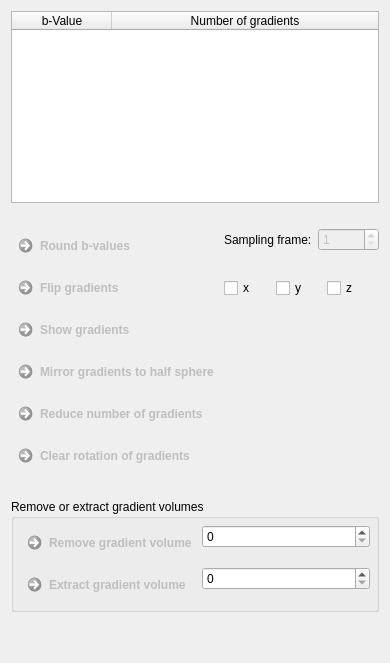
     <widget class="QWidget" name="tab_4">
      <attribute name="title">
       <string>Gradients</string>
      </attribute>
      <layout class="QGridLayout" name="gridLayout_6">
       <property name="verticalSpacing">
        <number>25</number>
       </property>
       <item row="6" column="0">
        <spacer name="verticalSpacer_5">
         <property name="orientation">
          <enum>Qt::Vertical</enum>
         </property>
         <property name="sizeHint" stdset="0">
          <size>
           <width>20</width>
           <height>40</height>
          </size>
         </property>
        </spacer>
       </item>
       <item row="0" column="0">
        <widget class="QTableWidget" name="m_B_ValueMap_TableWidget">
         <property name="sizePolicy">
          <sizepolicy hsizetype="Minimum" vsizetype="Minimum">
           <horstretch>0</horstretch>
           <verstretch>0</verstretch>
          </sizepolicy>
         </property>
         <property name="verticalScrollBarPolicy">
          <enum>Qt::ScrollBarAsNeeded</enum>
         </property>
         <property name="horizontalScrollBarPolicy">
          <enum>Qt::ScrollBarAlwaysOff</enum>
         </property>
         <attribute name="horizontalHeaderCascadingSectionResizes">
          <bool>true</bool>
         </attribute>
         <attribute name="horizontalHeaderDefaultSectionSize">
          <number>100</number>
         </attribute>
         <attribute name="horizontalHeaderStretchLastSection">
          <bool>true</bool>
         </attribute>
         <attribute name="verticalHeaderVisible">
          <bool>false</bool>
         </attribute>
         <attribute name="verticalHeaderCascadingSectionResizes">
          <bool>true</bool>
         </attribute>
         <column>
          <property name="text">
           <string>b-Value</string>
          </property>
         </column>
         <column>
          <property name="text">
           <string>Number of gradients</string>
          </property>
         </column>
        </widget>
       </item>
       <item row="3" column="0" rowspan="2">
        <widget class="QFrame" name="frame_2">
         <property name="frameShape">
          <enum>QFrame::NoFrame</enum>
         </property>
         <property name="frameShadow">
          <enum>QFrame::Raised</enum>
         </property>
         <layout class="QGridLayout" name="gridLayout_10">
          <property name="leftMargin">
           <number>0</number>
          </property>
          <property name="topMargin">
           <number>0</number>
          </property>
          <property name="rightMargin">
           <number>0</number>
          </property>
          <property name="bottomMargin">
           <number>0</number>
          </property>
          <property name="horizontalSpacing">
           <number>6</number>
          </property>
          <item row="3" column="1">
           <layout class="QFormLayout" name="formLayout">
            <item row="0" column="0">
             <widget class="QLabel" name="label_2">
              <property name="toolTip">
               <string>&lt;html&gt;&lt;head/&gt;&lt;body&gt;&lt;p&gt;Define the sampling frame the b-Values are rounded with.&lt;/p&gt;&lt;/body&gt;&lt;/html&gt;</string>
              </property>
              <property name="text">
               <string>Sampling frame:</string>
              </property>
             </widget>
            </item>
            <item row="0" column="1">
             <widget class="QSpinBox" name="m_B_ValueMap_Rounder_SpinBox">
              <property name="enabled">
               <bool>false</bool>
              </property>
              <property name="toolTip">
               <string>&lt;html&gt;&lt;head/&gt;&lt;body&gt;&lt;p&gt;Round b-values to nearest multiple of this value (click &amp;quot;Round b-value&amp;quot; to create new image with these values).&lt;/p&gt;&lt;/body&gt;&lt;/html&gt;</string>
              </property>
              <property name="correctionMode">
               <enum>QAbstractSpinBox::CorrectToNearestValue</enum>
              </property>
              <property name="minimum">
               <number>1</number>
              </property>
              <property name="maximum">
               <number>10000</number>
              </property>
              <property name="singleStep">
               <number>10</number>
              </property>
             </widget>
            </item>
           </layout>
          </item>
          <item row="6" column="0">
           <widget class="QCommandLinkButton" name="m_MirrorGradientToHalfSphereButton">
            <property name="enabled">
             <bool>false</bool>
            </property>
            <property name="toolTip">
             <string>Sometimes the gradient directions are not located on one half sphere.</string>
            </property>
            <property name="statusTip">
             <string></string>
            </property>
            <property name="whatsThis">
             <string notr="true"></string>
            </property>
            <property name="text">
             <string>Mirror gradients to half sphere</string>
            </property>
           </widget>
          </item>
          <item row="5" column="0">
           <widget class="QCommandLinkButton" name="m_ShowGradientsButton">
            <property name="enabled">
             <bool>false</bool>
            </property>
            <property name="toolTip">
             <string>Generate pointset displaying the gradient vectors (applied measurement frame).</string>
            </property>
            <property name="statusTip">
             <string></string>
            </property>
            <property name="whatsThis">
             <string notr="true"></string>
            </property>
            <property name="text">
             <string>Show gradients</string>
            </property>
           </widget>
          </item>
          <item row="4" column="0">
           <widget class="QCommandLinkButton" name="m_FlipGradientsButton">
            <property name="enabled">
             <bool>false</bool>
            </property>
            <property name="toolTip">
             <string>Generate pointset displaying the gradient vectors (applied measurement frame).</string>
            </property>
            <property name="statusTip">
             <string></string>
            </property>
            <property name="whatsThis">
             <string notr="true"></string>
            </property>
            <property name="text">
             <string>Flip gradients</string>
            </property>
           </widget>
          </item>
          <item row="8" column="0">
           <widget class="QCommandLinkButton" name="m_ReduceGradientsButton">
            <property name="enabled">
             <bool>false</bool>
            </property>
            <property name="toolTip">
             <string>Retain only the specified number of gradient directions and according image volumes. The retained directions are spread equally over the half sphere using an iterative energy repulsion strategy.</string>
            </property>
            <property name="statusTip">
             <string></string>
            </property>
            <property name="whatsThis">
             <string notr="true"></string>
            </property>
            <property name="text">
             <string>Reduce number of gradients</string>
            </property>
           </widget>
          </item>
          <item row="4" column="1">
           <widget class="QFrame" name="frame_8">
            <property name="frameShape">
             <enum>QFrame::NoFrame</enum>
            </property>
            <property name="frameShadow">
             <enum>QFrame::Plain</enum>
            </property>
            <layout class="QGridLayout" name="gridLayout_21">
             <property name="leftMargin">
              <number>0</number>
             </property>
             <property name="topMargin">
              <number>0</number>
             </property>
             <property name="rightMargin">
              <number>0</number>
             </property>
             <property name="bottomMargin">
              <number>0</number>
             </property>
             <property name="spacing">
              <number>0</number>
             </property>
             <item row="0" column="0">
              <widget class="QCheckBox" name="m_FlipGradBoxX">
               <property name="text">
                <string>x</string>
               </property>
              </widget>
             </item>
             <item row="0" column="1">
              <widget class="QCheckBox" name="m_FlipGradBoxY">
               <property name="text">
                <string>y</string>
               </property>
              </widget>
             </item>
             <item row="0" column="2">
              <widget class="QCheckBox" name="m_FlipGradBoxZ">
               <property name="text">
                <string>z</string>
               </property>
              </widget>
             </item>
            </layout>
           </widget>
          </item>
          <item row="3" column="0">
           <widget class="QCommandLinkButton" name="m_CreateLengthCorrectedDwi">
            <property name="enabled">
             <bool>false</bool>
            </property>
            <property name="text">
             <string>Round b-values</string>
            </property>
           </widget>
          </item>
          <item row="9" column="0">
           <widget class="QCommandLinkButton" name="m_ClearRotationButton">
            <property name="enabled">
             <bool>false</bool>
            </property>
            <property name="toolTip">
             <string>By default, the image matrix is applied to the image gradients. This button removes this additional rotation.</string>
            </property>
            <property name="statusTip">
             <string></string>
            </property>
            <property name="whatsThis">
             <string notr="true"></string>
            </property>
            <property name="text">
             <string>Clear rotation of gradients</string>
            </property>
           </widget>
          </item>
         </layout>
        </widget>
       </item>
       <item row="5" column="0">
        <widget class="QGroupBox" name="groupBox_6">
         <property name="title">
          <string>Remove or extract gradient volumes</string>
         </property>
         <layout class="QFormLayout" name="formLayout_3">
          <property name="horizontalSpacing">
           <number>6</number>
          </property>
          <property name="verticalSpacing">
           <number>6</number>
          </property>
          <property name="leftMargin">
           <number>6</number>
          </property>
          <property name="topMargin">
           <number>6</number>
          </property>
          <property name="rightMargin">
           <number>6</number>
          </property>
          <property name="bottomMargin">
           <number>6</number>
          </property>
          <item row="0" column="0">
           <widget class="QCommandLinkButton" name="m_RemoveGradientButton">
            <property name="enabled">
             <bool>false</bool>
            </property>
            <property name="text">
             <string>Remove gradient volume</string>
            </property>
           </widget>
          </item>
          <item row="0" column="1">
           <widget class="QSpinBox" name="m_RemoveGradientBox"></widget>
          </item>
          <item row="1" column="0">
           <widget class="QCommandLinkButton" name="m_ExtractGradientButton">
            <property name="enabled">
             <bool>false</bool>
            </property>
            <property name="text">
             <string>Extract gradient volume</string>
            </property>
           </widget>
          </item>
          <item row="1" column="1">
           <widget class="QSpinBox" name="m_ExtractGradientBox"></widget>
          </item>
         </layout>
        </widget>
       </item>
      </layout>
     </widget>
